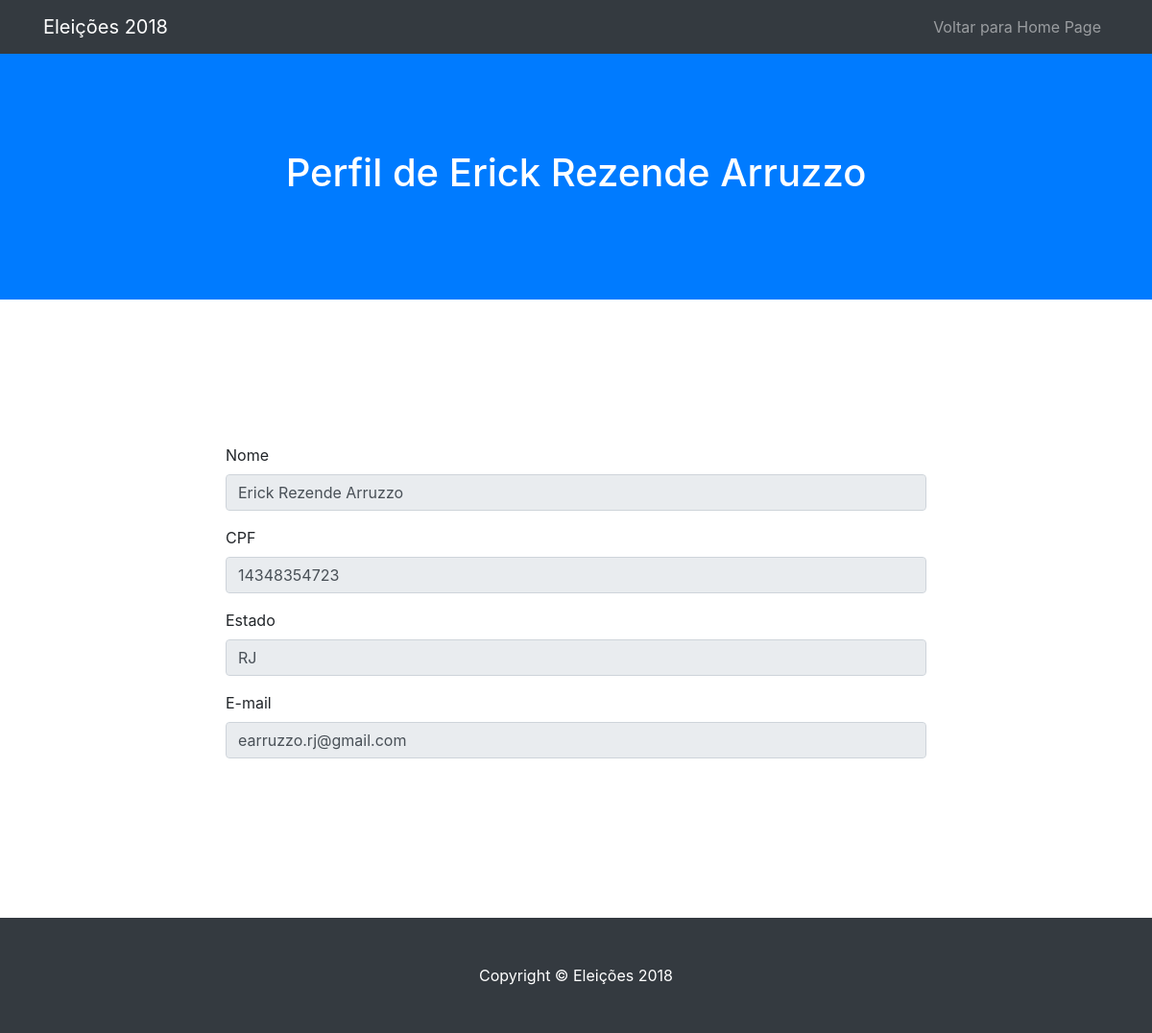
/usuario/1, run on an earlier commit of the app's database.
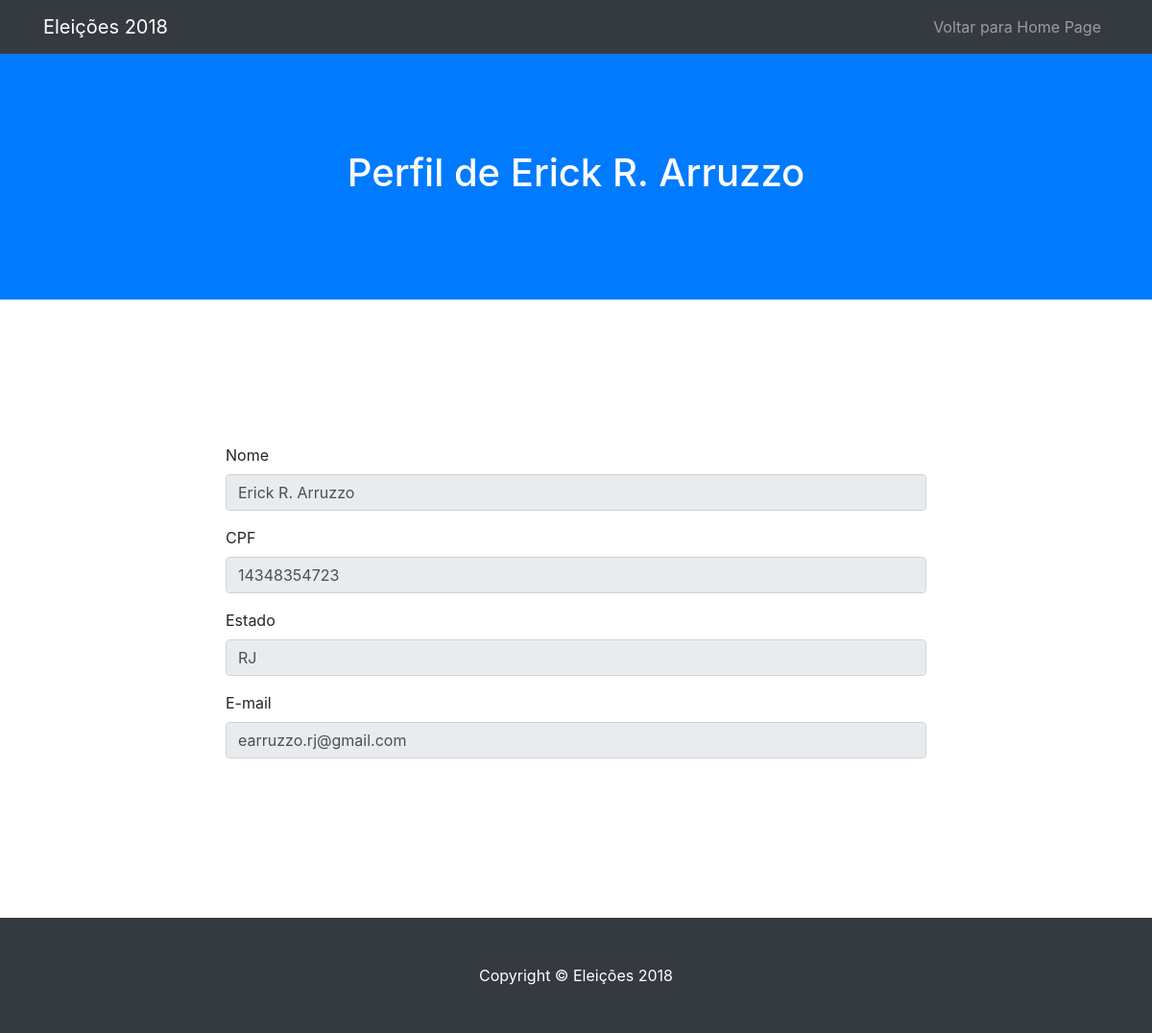
And on a later commit of the database.
### eleicoes2018/models.py (models this page shows)
class Usuario(models.Model):
    user = models.OneToOneField(User, on_delete=models.CASCADE, default=1)
    cpf = models.CharField(max_length=11, null=False)
    nome = models.CharField(max_length=255, null=False)
    email = models.CharField(max_length=255, null=False)
    senha = models.CharField(max_length=255, null=False)
    estado_id = models.ForeignKey(Estado, on_delete=models.CASCADE)

class Estado(models.Model):
    nome = models.CharField(max_length=255, null=False)
    sigla = models.CharField(max_length=2, null=False)

### usuarios/views.py (the view)
# urls.py: url(r'^usuario-alterar/(?P<usuario_id>.*)$', AlterarUsuarioView.as_view(), name='alterar_usuario'),
def usuario(request, usuario_id):
	usuario = Usuario.objects.get(id=usuario_id)
	return render(request, 'usuario.html', { "usuario" : usuario })

### usuarios/templates/usuario.html (shortened to what this page needs)
{% extends "template_usuario.html" %}
{% block body %}
<form>
	<div class="form-group">
		<label for="nome_perfil">Nome</label>
		<input type="text" class="form-control" id="nome_perfil" value="{{usuario.nome}}" readonly>
	</div>
	<div class="form-group">
		<label for="cpf_perfil">CPF</label>
		<input type="text" class="form-control" id="cpf_perfil" value="{{usuario.cpf}}" readonly>
	</div>
	<div class="form-group">
		<label for="estado_perfil">Estado</label>
		<input type="text" class="form-control" id="estado_perfil" value="{{usuario.estado_id.sigla}}" readonly>
	</div>
	<div class="form-group">
		<label for="email_perfil">E-mail</label>
		<input type="email" class="form-control" id="email_perfil" value="{{usuario.email}}" readonly>
	</div>
</form>
{% endblock %}

### usuarios/templates/template_usuario.html (shortened to what this page needs)
{% load staticfiles %}
<!DOCTYPE html>
  <head>
    <link href='{% static "vendor/bootstrap/css/bootstrap.min.css" %}' rel="stylesheet">
    <link href='{% static "css/scrolling-nav.css" %}' rel="stylesheet">
  </head>
  <body id="page-top">
    <nav class="navbar navbar-expand-lg navbar-dark bg-dark fixed-top" id="mainNav">
      <div class="container">
        <a class="navbar-brand js-scroll-trigger" href="#page-top">Eleições 2018</a>
        <div class="collapse navbar-collapse" id="navbarResponsive">
          <ul class="navbar-nav ml-auto">
            <li class="nav-item">
              <a class="nav-link js-scroll-trigger" href="/">Voltar para Home Page</a>
            </li>
          </ul>
        </div>
      </div>
    </nav>
    <header class="bg-primary text-white">
      <div class="container text-center">
        <h1>Perfil de {{usuario.nome}}</h1>
      </div>
    </header>
    <section id="dados">
      <div class="container">
        <div class="row">
          <div class="col-lg-8 mx-auto">
            {% block body %}
            {% endblock %}
          </div>
        </div>
      </div>
    </section>
    <footer class="py-5 bg-dark">
      <div class="container">
        <p class="m-0 text-center text-white">Copyright &copy; Eleições 2018</p>
      </div>
    </footer>
  </body>
</html>

What changed in the data, as far as the page shows it:
changed Usuario "earruzzo.rj@gmail.com": nome "Erick Rezende Arruzzo" → "Erick R. Arruzzo"
